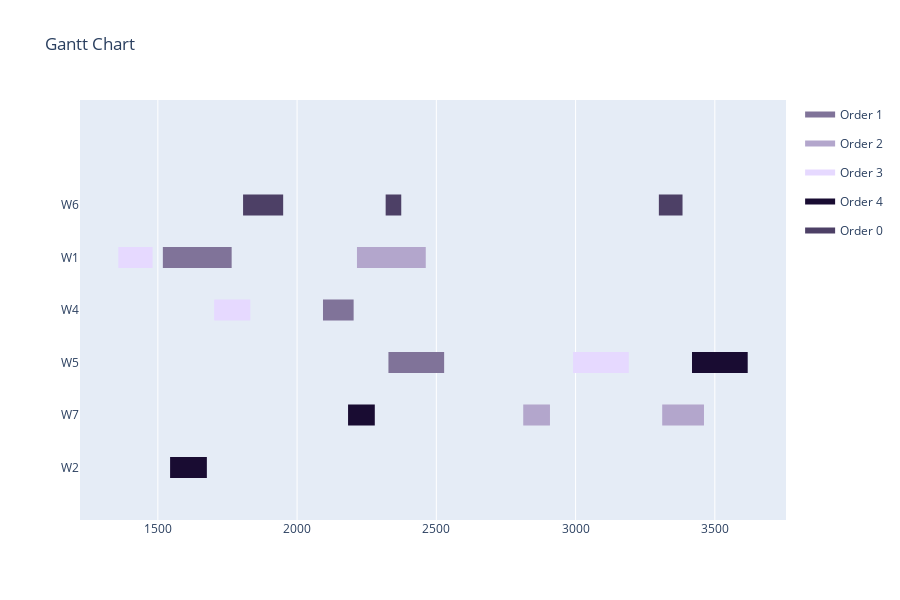

Here is the notebook cell this chart was saved with:
### Code cell
data = []
for i in range(len(solution)):
    data.append([assignments[i], operations[i], solution[i], duration_lookup_table[operations[i]][assignments[i]]])
visualize(data)

### Figure 1 — Plotly figure (JSON) as saved in the notebook; plotly's stock layout.template omitted (floating-point values rounded to 4 significant figures)
{"data": [{"fill": "toself", "fillcolor": "rgb(128, 115, 153)", "hoverinfo": "name", "legendgroup": "rgb(128, 115, 153)", "mode": "none", "name": "Order 1", "type": "scatter", "x": [1518, 1765, 1765, 1518, 1518, 2093, 2203, 2203, 2093, 2093, 2328, 2528, 2528, 2328], "y": [3.8, 3.8, 4.2, 4.2, null, 2.8, 2.8, 3.2, 3.2, null, 1.8, 1.8, 2.2, 2.2]}, {"fill": "toself", "fillcolor": "rgb(179, 166, 204)", "hoverinfo": "name", "legendgroup": "rgb(179, 166, 204)", "mode": "none", "name": "Order 2", "type": "scatter", "x": [2215, 2462, 2462, 2215, 2215, 2812, 2908, 2908, 2812, 2812, 3311, 3461, 3461, 3311], "y": [3.8, 3.8, 4.2, 4.2, null, 0.8, 0.8, 1.2, 1.2, null, 0.8, 0.8, 1.2, 1.2]}, {"fill": "toself", "fillcolor": "rgb(230, 217, 255)", "hoverinfo": "name", "legendgroup": "rgb(230, 217, 255)", "mode": "none", "name": "Order 3", "type": "scatter", "x": [1358, 1481, 1481, 1358, 1358, 1702, 1832, 1832, 1702, 1702, 2991, 3191, 3191, 2991], "y": [3.8, 3.8, 4.2, 4.2, null, 2.8, 2.8, 3.2, 3.2, null, 1.8, 1.8, 2.2, 2.2]}, {"fill": "toself", "fillcolor": "rgb(25, 12, 50)", "hoverinfo": "name", "legendgroup": "rgb(25, 12, 50)", "mode": "none", "name": "Order 4", "type": "scatter", "x": [1544, 1676, 1676, 1544, 1544, 2183, 2279, 2279, 2183, 2183, 3418, 3618, 3618, 3418], "y": [-0.2, -0.2, 0.2, 0.2, null, 0.8, 0.8, 1.2, 1.2, null, 1.8, 1.8, 2.2, 2.2]}, {"fill": "toself", "fillcolor": "rgb(77, 64, 102)", "hoverinfo": "name", "legendgroup": "rgb(77, 64, 102)", "mode": "none", "name": "Order 0", "type": "scatter", "x": [1806, 1950, 1950, 1806, 1806, 2318, 2374, 2374, 2318, 2318, 3299, 3384, 3384, 3299], "y": [4.8, 4.8, 5.2, 5.2, null, 4.8, 4.8, 5.2, 5.2, null, 4.8, 4.8, 5.2, 5.2]}, {"legendgroup": "rgb(128, 115, 153)", "marker": {"color": "rgb(128, 115, 153)", "opacity": 0, "size": 1}, "mode": "markers", "name": "", "showlegend": false, "text": [null, null, null, null, null, null], "type": "scatter", "x": [1518, 1765, 2093, 2203, 2328, 2528], "y": [4, 4, 3, 3, 2, 2]}, {"legendgroup": "rgb(179, 166, 204)", "marker": {"color": "rgb(179, 166, 204)", "opacity": 0, "size": 1}, "mode": "markers", "name": "", "showlegend": false, "text": [null, null, null, null, null, null], "type": "scatter", "x": [2215, 2462, 2812, 2908, 3311, 3461], "y": [4, 4, 1, 1, 1, 1]}, {"legendgroup": "rgb(230, 217, 255)", "marker": {"color": "rgb(230, 217, 255)", "opacity": 0, "size": 1}, "mode": "markers", "name": "", "showlegend": false, "text": [null, null, null, null, null, null], "type": "scatter", "x": [1358, 1481, 1702, 1832, 2991, 3191], "y": [4, 4, 3, 3, 2, 2]}, {"legendgroup": "rgb(25, 12, 50)", "marker": {"color": "rgb(25, 12, 50)", "opacity": 0, "size": 1}, "mode": "markers", "name": "", "showlegend": false, "text": [null, null, null, null, null, null], "type": "scatter", "x": [1544, 1676, 2183, 2279, 3418, 3618], "y": [0, 0, 1, 1, 2, 2]}, {"legendgroup": "rgb(77, 64, 102)", "marker": {"color": "rgb(77, 64, 102)", "opacity": 0, "size": 1}, "mode": "markers", "name": "", "showlegend": false, "text": [null, null, null, null, null, null], "type": "scatter", "x": [1806, 1950, 2318, 2374, 3299, 3384], "y": [5, 5, 5, 5, 5, 5]}], "layout": {"height": 600, "hovermode": "closest", "showlegend": true, "title": {"text": "Gantt Chart"}, "xaxis": {"rangeselector": {"buttons": [{"count": 7, "label": "1w", "step": "day", "stepmode": "backward"}, {"count": 1, "label": "1m", "step": "month", "stepmode": "backward"}, {"count": 6, "label": "6m", "step": "month", "stepmode": "backward"}, {"count": 1, "label": "YTD", "step": "year", "stepmode": "todate"}, {"count": 1, "label": "1y", "step": "year", "stepmode": "backward"}, {"step": "all"}]}, "showgrid": true, "type": "linear", "zeroline": false}, "yaxis": {"autorange": false, "range": [-1, 7], "showgrid": false, "ticktext": ["W2", "W7", "W5", "W4", "W1", "W6"], "tickvals": [0, 1, 2, 3, 4, 5], "zeroline": false}}}
